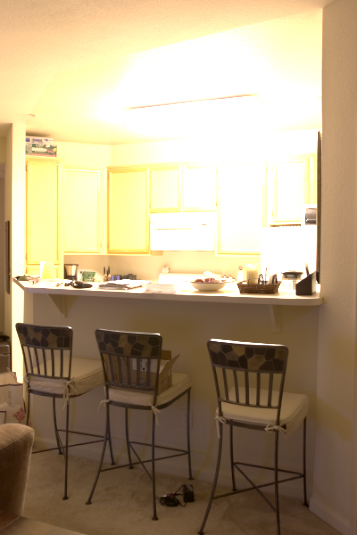
#> input picture test_image/kitchen.jpg, 357 x 535 px, found by its file name
$ python kitchen.py   (older library calls are emulated)
#> lines starting #> are read from the running program, lines starting #| are printed output that depends on the picture
import cv2
import numpy as np
import math
import matplotlib.pyplot as plt
import mpl_toolkits.axisartist as axisartist
from matplotlib.widgets import Slider,RadioButtons
from pic2str import kitchenj
import base64

Xn=0.412453+0.357580+0.180423 #看課本有沒有
Yn=1.0
Zn=0.019334+0.119193+0.950227

def LaplacianSharpen(img,mode=1):
    height,width=img.shape
    new_img=np.zeros((height,width),dtype=np.float)
    padded_img=np.pad(img,((1,1),(1,1)),'reflect')
    core=np.array([[1,1,1],[1,-8,1],[1,1,1]])
    if mode==1:
        core=np.array([[0,1,0],[1,-4,1],[0,1,0]])
    for y in range(0,height):
        for x in range(0,width):
            new_img[y][x]=np.sum(padded_img[y:y+3,x:x+3]*core)
    result_img=np.clip(img-new_img,0,255).astype(np.uint8)
    return result_img

def GammaTrans(img,c=255,gamma=2.1):
    return np.clip(c*(np.power(img/float(np.max(img)),gamma)),0,255)

def HistogramEqual(img):
    height,width=img.shape
    value_dic={}
    for h in range(0,height):
        for w in range(0,width):
            value_dic[img[h][w]]=0
    for h in range(0,height):
        for w in range(0,width):
            value_dic[img[h][w]]+=1
    new_lt=sorted(value_dic.items())
    cdf=0.0
    new_img=np.zeros((height,width),dtype=np.float)
    for tp in new_lt:
        key,v=tp
        cdf+=v/(height*width)
        value_dic[key]=cdf
    # print(value_dic)
    for h in range(0,height):
        for w in range(0,width):
            new_img[h][w]=value_dic[img[h][w]]
    return np.clip(255*new_img,0,255)

def InvLogTrans(img):
    new_img=np.exp(img/255)
    min_v=np.min(new_img)
    new_img=new_img-min_v
    max_v=np.max(new_img)
    new_img=np.clip(255*(new_img/max_v),0,255)
    return new_img

def LogTrans(img):
    new_img=np.log(img/255+1)
    max_v=np.max(new_img)
    new_img=np.clip(255*(new_img/max_v),0,255)
    return new_img

def BGRToRGB(bgr_img):
    height,width,channel=bgr_img.shape
    rgb_array=np.zeros((height,width,3),dtype=np.uint8)
    rgb_array[:,:,0]=bgr_img[:,:,2]
    rgb_array[:,:,1]=bgr_img[:,:,1]
    rgb_array[:,:,2]=bgr_img[:,:,0]
    return rgb_array

def RGBToXYZ(bgr_img):
    img=np.clip(bgr_img.astype(np.float)/255,0,1)

    b_array=img[:,:,0]
    g_array=img[:,:,1]
    r_array=img[:,:,2]

    x_array=0.412453*r_array+0.357580*g_array+0.180423*b_array
    y_array=0.212671*r_array+0.715160*g_array+0.072169*b_array
    z_array=0.019334*r_array+0.119193*g_array+0.950227*b_array
    return (x_array,y_array,z_array)

def XYZToRGB(tp):
    x_array,y_array,z_array=tp
    r_array=3.240479*x_array-1.53715*y_array-0.498535*z_array
    g_array=-0.969256*x_array+1.875991*y_array+0.041556*z_array
    b_array=0.055648*x_array-0.204043*y_array+1.057311*z_array
    height,width=x_array.shape
    bgr_img=np.zeros((height,width,3),dtype=np.float)
    bgr_img[:,:,0]=np.clip(r_array*255,0,255)
    bgr_img[:,:,1]=np.clip(g_array*255,0,255)
    bgr_img[:,:,2]=np.clip(b_array*255,0,255)
    # cv2.imshow("lab_img",bgr_img.astype(np.uint8))
    # cv2.waitKey()
    return bgr_img.astype(np.uint8)

def inv_lab_f(lab_f):
    height,width=lab_f.shape
    lab_f_1=lab_f**3
    lab_f_2=(lab_f-(4/29))/((1/3)*((29/6)**2))
    arr=np.zeros((height,width),dtype=np.float)
    for h in range(0,height):
        for w in range(0,width):
            if lab_f_1[h][w]>((6/29)**3):
                arr[h][w]=lab_f_1[h][w]
            else:
                arr[h][w]=lab_f_2[h][w]
    return arr

def LabToXYZ(lab_img):
    L_array=lab_img[:,:,0]*100/255
    a_array=lab_img[:,:,1]
    b_array=lab_img[:,:,2]
    lab_f_y=(L_array+16)/116
    lab_f_x=(a_array-128)/500+lab_f_y
    lab_f_z=lab_f_y-(b_array-128)/200
    x_array=inv_lab_f(lab_f_x)*Xn
    y_array=inv_lab_f(lab_f_y)*Yn
    z_array=inv_lab_f(lab_f_z)*Zn
    return (x_array,y_array,z_array)

def lab_f(arr):
    height,width=arr.shape
    f_arr_1=arr**(1/3)
    f_arr_2=(1/3)*((29/6)**2)*arr+(4/29)
    f_arr=np.zeros((height,width),dtype=np.float)
    for h in range(0,height):
        for w in range(0,width):
            if arr[h][w]>((6/29)**3):
                f_arr[h][w]=f_arr_1[h][w]
            else:
                f_arr[h][w]=f_arr_2[h][w]
    return f_arr

def XYZToLab(tp):
    x_array,y_array,z_array=tp
    height,width=x_array.shape
    L_array=116*lab_f(y_array/Yn)-16
    a_array=500*(lab_f(x_array/Xn)-lab_f(y_array/Yn))
    b_array=200*(lab_f(y_array/Yn)-lab_f(z_array/Zn))
    lab_img=np.zeros((height,width,3),dtype=np.float)
    lab_img[:,:,0]=np.clip(L_array*255/100,0,255)
    lab_img[:,:,1]=np.clip(a_array+128,0,255)
    lab_img[:,:,2]=np.clip(b_array+128,0,255)
    return lab_img

def bgr_min(bgr_img):
    height,width,channel=bgr_img.shape
    min_img=np.zeros((height,width),dtype=np.float)
    for h in range(0,height):
        for w in range(0,width):
            min_img[h][w]=bgr_img[h][w].min()
    return min_img

def inv_cos(bgr_img):
    height,width,channel=bgr_img.shape
    b_array=bgr_img[:,:,0]
    g_array=bgr_img[:,:,1]
    r_array=bgr_img[:,:,2]
    f_x=(r_array-(g_array+b_array)/2)/(((r_array-g_array)**2+(r_array-b_array)*(g_array-b_array))**(1/2)+0.000001)
    theta=180*np.arccos(f_x)/np.pi
    h_array=np.zeros((height,width),dtype=np.float)
    for h in range(0,height):
        for w in range(0,width):
            if b_array[h][w]<=g_array[h][w]:
                h_array[h][w]=theta[h][w]
            else:
                h_array[h][w]=360-theta[h][w]
    return h_array

def HSIToRGB(hsi_img):
    i_array=hsi_img[:,:,2]/255
    s_array=hsi_img[:,:,1]/255
    h_array=hsi_img[:,:,0]/255*360
    height,width,channel=hsi_img.shape
    rgb_array=np.zeros((height,width,channel),dtype=np.float)
    r_array=rgb_array[:,:,0]
    g_array=rgb_array[:,:,1]
    b_array=rgb_array[:,:,2]
    for h in range(0,height):
        for w in range(0,width):
            if 0<=h_array[h][w]<120:
                b_array[h][w]=i_array[h][w]*(1-s_array[h][w])
                r_array[h][w]=i_array[h][w]*(1+(s_array[h][w]*np.cos(np.deg2rad(h_array[h][w]))/np.cos(np.deg2rad(60-h_array[h][w]))))
                g_array[h][w]=3*i_array[h][w]-(r_array[h][w]+b_array[h][w])
            elif 120<=h_array[h][w]<240:
                h_array[h][w]=h_array[h][w]-120
                r_array[h][w]=i_array[h][w]*(1-s_array[h][w])
                b_array[h][w]=3*i_array[h][w]-(r_array[h][w]+g_array[h][w])
                g_array[h][w]=i_array[h][w]*(1+(s_array[h][w]*np.cos(np.deg2rad(h_array[h][w]))/np.cos(np.deg2rad(60-h_array[h][w]))))
            elif 240<=h_array[h][w]<=360:
                h_array[h][w]=h_array[h][w]-240
                g_array[h][w]=i_array[h][w]*(1-s_array[h][w])
                r_array[h][w]=3*i_array[h][w]-(b_array[h][w]+g_array[h][w])
                b_array[h][w]=i_array[h][w]*(1+(s_array[h][w]*np.cos(np.deg2rad(h_array[h][w]))/np.cos(np.deg2rad(60-h_array[h][w]))))
    return np.clip(rgb_array*255,0,255).astype(np.uint8)

def RGBToHSI(bgr_img):
    height,width,channel=bgr_img.shape
    img=bgr_img/255
    temp_sum=img[:,:,0]+img[:,:,1]+img[:,:,2]
    h_array=(inv_cos(img)/360)*255
    i_array=((temp_sum)/3)*255
    s_array=(1-3*(bgr_min(img)/(temp_sum+0.000001)))*255
    hsi_img=np.zeros((height,width,channel),dtype=np.float)
    hsi_img[:,:,0]=h_array
    hsi_img[:,:,1]=s_array
    hsi_img[:,:,2]=i_array
    # cv2.imshow("hsi",hsi_img.astype(np.uint8))
    # cv2.waitKey()
    # print(hsi_img)
    return hsi_img

def ReadByteImg(func):
    byte_data = base64.b64decode(func)
    img_buffer_numpy = np.frombuffer(byte_data, dtype=np.uint8)
    return cv2.imdecode(img_buffer_numpy, cv2.IMREAD_UNCHANGED)

def PlotHisto(fig,data,ax_lt,x_pos,y_pos):
    pos_num=y_pos
    ax = axisartist.Subplot(fig, 2,2,pos_num)
    fig.add_subplot(ax)
    ax_lt.append(ax)
    ax.imshow(data,cmap='gray')
    ax.axis["bottom"].set_visible(False)
    ax.axis["left"].set_visible(False)
    ax.axis["top"].set_visible(False)
    ax.axis["right"].set_visible(False)
    plt.tight_layout()

def GenerateLab(rgb_img):
    lab_img=XYZToLab(RGBToXYZ(rgb_img))
    lab_img[:,:,0]=LaplacianSharpen(lab_img[:,:,0])
    lab_img[:,:,0]=GammaTrans(lab_img[:,:,0])
    lab_img[:,:,0]=HistogramEqual(lab_img[:,:,0])
    lab_img[:,:,0]=GammaTrans(lab_img[:,:,0],gamma=0.15)
    return XYZToRGB(LabToXYZ(lab_img))

def GenerateHSI(rgb_img):
    hsi_img=RGBToHSI(rgb_img)
    hsi_img[:,:,2]=LaplacianSharpen(hsi_img[:,:,2])
    hsi_img[:,:,2]=GammaTrans(hsi_img[:,:,2])
    hsi_img[:,:,2]=HistogramEqual(hsi_img[:,:,2])
    hsi_img[:,:,2]=GammaTrans(hsi_img[:,:,2],gamma=0.46)
    return HSIToRGB(hsi_img)

def GenerateRGB(rgb_img,channel=3):
    new_img=np.zeros(rgb_img.shape,dtype=np.float)
    if channel==1:
        up_img=InvLogTrans(rgb_img)
        for i in range(0,12):
            up_img=InvLogTrans(up_img)
        for i in range(0,9):
            up_img=GammaTrans(up_img,gamma=0.9)
            up_img=LogTrans(up_img)
        up_img=LaplacianSharpen(up_img,mode=1)
        low_img=GammaTrans(rgb_img,gamma=0.5)
        low_img=LaplacianSharpen(low_img)
        for h in range(0,rgb_img.shape[0]):
            for w in range(0,rgb_img.shape[1]):
                if (0<=h<=254 and 16<=w<=322 and not(131<=h<=284 and w>317)) or (0<=h<=123 and 0<=w<=25) or (12<=w<=64 and h<=275):
                    new_img[h][w]=up_img[h][w]
                else:
                    new_img[h][w]=low_img[h][w]
        # new_img=HistogramEqual(rgb_img)
    elif channel==3:
        new_img[:,:,0]=GenerateRGB(rgb_img[:,:,2],channel=1)
        new_img[:,:,1]=GenerateRGB(rgb_img[:,:,1],channel=1)
        new_img[:,:,2]=GenerateRGB(rgb_img[:,:,0],channel=1)
    return np.clip(new_img,0,255).astype(np.uint8)
kitchen=cv2.imread('./kitchen.jpg')
#> kitchen is the input picture: shape (535, 357, 3); mean B, G, R 129.1, 160.1, 177.4
if type(kitchen)==type(None):
    kitchen=ReadByteImg(kitchenj)

fig = plt.figure()
img_lt=[kitchen]
ax_lt=[]
for i,(img) in enumerate(img_lt):
    lab_img=GenerateLab(img)
    rgb_img=GenerateRGB(img)
    hsi_img=GenerateHSI(img)
    PlotHisto(fig,BGRToRGB(img),ax_lt,i,1)
    PlotHisto(fig,rgb_img,ax_lt,i,2)
    PlotHisto(fig,lab_img,ax_lt,i,3)
    PlotHisto(fig,hsi_img,ax_lt,i,4)
#> this loop made 1 pass
#> pass 1, in RGBToXYZ, `b_array=img[:,:,0]`:
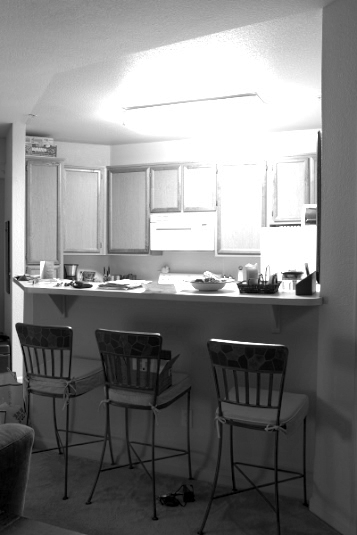
#> b_array: shape (535, 357) float64; min 0, max 1, mean 0.506
#> pass 1, in RGBToXYZ, `g_array=img[:,:,1]`:
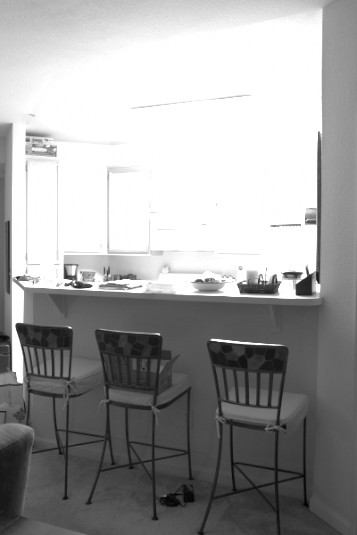
#> g_array: shape (535, 357) float64; min 0.00392, max 1, mean 0.628
#> pass 1, in RGBToXYZ, `r_array=img[:,:,2]`:
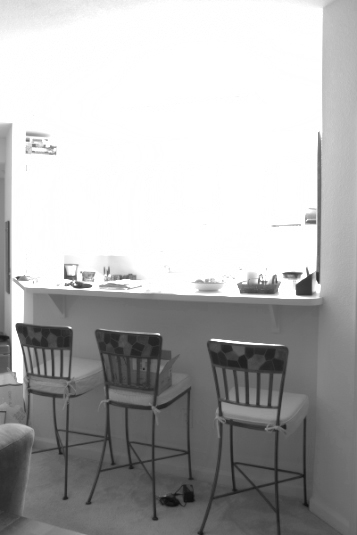
#> r_array: shape (535, 357) float64; min 0.0471, max 1, mean 0.696

plt.tight_layout()
plt.show()
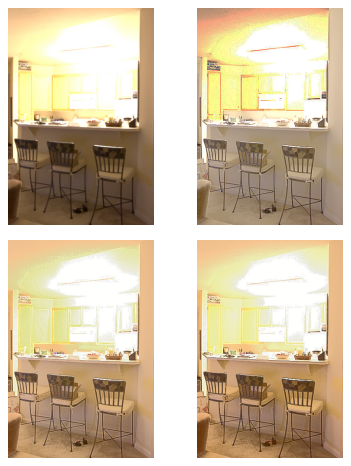
#> figure drawn by matplotlib, 4 panels
